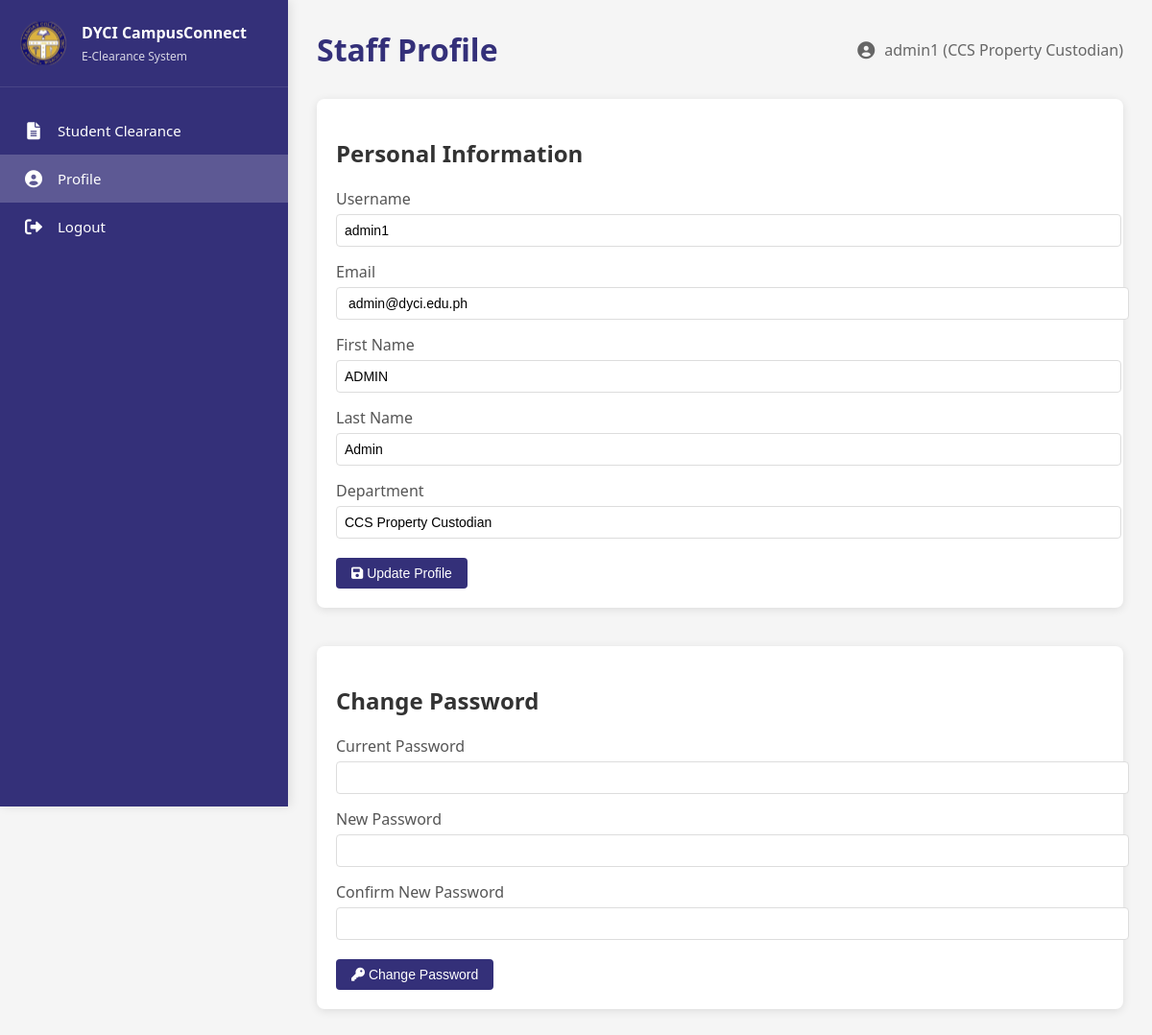
The page /pages/profile.php (signed in) on the database its author committed.
### tables this page shows
CREATE TABLE `staff` (
  `RegistrationNo` varchar(20) DEFAULT NULL,
  `StaffID` int(11) NOT NULL,
  `Username` varchar(50) NOT NULL,
  `Email` varchar(100) NOT NULL,
  `PasswordHash` varchar(255) NOT NULL,
  `LastName` varchar(50) NOT NULL,
  `FirstName` varchar(50) NOT NULL,
  `Mname` varchar(50) DEFAULT NULL,
  `Department` varchar(100) NOT NULL,
  `AccountType` enum('Admin','Staff') NOT NULL,
  `LastLogin` timestamp NULL DEFAULT NULL,
  `IsActive` tinyint(1) DEFAULT 1
);

### pages/profile.php (the view, shortened to what this page needs)
<?php
include '../includes/db_connect.php';
$current_page = basename($_SERVER['PHP_SELF']);
$staff_id = $_SESSION['staff_id'];
$staff_query = "SELECT Username, Email, FirstName, LastName, Department FROM staff WHERE StaffID = ?";
$stmt = $conn->prepare($staff_query);
$stmt->bind_param("i", $staff_id);
$stmt->execute();
$result = $stmt->get_result();
$staff_info = $result->fetch_assoc();
?>
<!DOCTYPE html>
<html lang="en">
<head>
    <link rel="stylesheet" href="https://cdnjs.cloudflare.com/ajax/libs/font-awesome/6.0.0/css/all.min.css">
</head>
<body>
<div class="sidebar">
    <div class="logo-container">
        <img src="../assets/dyci_logo.svg" alt="DYCI Logo" class="logo">
        <div class="logo-text">
            <h2>DYCI CampusConnect</h2>
            <p>E-Clearance System</p>
        </div>
    </div>
    <ul class="sidebar-menu">
        <li <?php echo ($current_page === 'eclearance.php') ? 'class="active"' : ''; ?>><a href="eclearance.php"><i class="fas fa-file-alt icon"></i> Student Clearance</a></li>
        <li <?php echo ($current_page === 'profile.php') ? 'class="active"' : ''; ?>><a href="profile.php"><i class="fas fa-user-circle icon"></i> Profile</a></li>
        <li><a href="logout.php"><i class="fas fa-sign-out-alt icon"></i> Logout</a></li>
    </ul>
    </div>
    <div class="container">
        <div class="header">
            <h1>Staff Profile</h1>
            <div class="user-info">
                <i class="fas fa-user-circle"></i>
                <span><?php echo htmlspecialchars($_SESSION['username']); ?> (<?php echo htmlspecialchars($_SESSION['department']); ?>)</span>
            </div>
        </div>
        <div class="profile-card">
            <h2>Personal Information</h2>
            <form method="POST" action="">
                <div class="form-group">
                    <label for="username">Username</label>
                    <input type="text" id="username" name="username" value="<?php echo htmlspecialchars($staff_info['Username']); ?>" required>
                </div>
                <div class="form-group">
                    <label for="email">Email</label>
                    <input type="email" id="email" name="email" value="<?php echo htmlspecialchars($staff_info['Email']); ?>" required>
                </div>
                <div class="form-group">
                    <label for="first_name">First Name</label>
                    <input type="text" id="first_name" name="first_name" value="<?php echo htmlspecialchars($staff_info['FirstName']); ?>" required>
                </div>
                <div class="form-group">
                    <label for="last_name">Last Name</label>
                    <input type="text" id="last_name" name="last_name" value="<?php echo htmlspecialchars($staff_info['LastName']); ?>" required>
                </div>
                <div class="form-group">
                    <label for="department">Department</label>
                    <input type="text" id="department" name="department" value="<?php echo htmlspecialchars($staff_info['Department']); ?>" required>
                </div>
                <div class="filter-buttons">
                    <button type="submit" name="update_profile" class="btn btn-primary"><i class="fas fa-save"></i> Update Profile</button>
                </div>
            </form>
        </div>
        <div class="profile-card" style="margin-top: 20px;">
            <h2>Change Password</h2>
            <form method="POST" action="">
                <div class="form-group">
                    <label for="current_password">Current Password</label>
                    <input type="password" id="current_password" name="current_password" required>
                </div>
                <div class="form-group">
                    <label for="new_password">New Password</label>
                    <input type="password" id="new_password" name="new_password" required>
                </div>
                <div class="form-group">
                    <label for="confirm_password">Confirm New Password</label>
                    <input type="password" id="confirm_password" name="confirm_password" required>
                </div>
                <div class="filter-buttons">
                    <button type="submit" name="update_password" class="btn btn-primary"><i class="fas fa-key"></i> Change Password</button>
                </div>
            </form>
        </div>
    </div>
</body>
</html>

### pages/profile.php (style rules this page uses)
body { font-family: 'Segoe UI', Tahoma, Geneva, Verdana, sans-serif; margin: 0; padding: 0; background-color: #f5f5f5; color: #333; display: flex; min-height: 100vh; }
.sidebar { width: 300px; background-color: #343079; color: white; height: 100vh; position: fixed; padding: 20px 0; box-shadow: 2px 0 10px rgba(0,0,0,0.1); overflow-y: auto; transition: all 0.3s; }
.logo-container { display: flex; align-items: center; padding: 0 20px 20px; border-bottom: 1px solid rgba(255,255,255,0.1); margin-bottom: 20px; }
.logo { width: 50px; height: 50px; margin-right: 15px; }
.logo-text h2 { font-size: 16px; margin: 0 0 5px 0; font-weight: 600; }
.logo-text p { font-size: 12px; margin: 0; opacity: 0.8; }
.sidebar ul { list-style: none; padding: 0; margin: 0; }
.sidebar li a { display: flex; align-items: center; padding: 15px 25px; color: white; text-decoration: none; transition: all 0.3s; font-size: 15px; }
.sidebar li.active a { background-color: rgba(255,255,255,0.2); }
.sidebar .icon { margin-right: 15px; font-size: 18px; width: 20px; text-align: center; }
.container { flex: 1; margin-left: 300px; padding: 30px; display: flex; flex-direction: column; min-height: 100vh; box-sizing: border-box; overflow-y: auto; }
.header { display: flex; justify-content: space-between; align-items: center; margin-bottom: 30px; }
.header h1 { color: #343079; margin: 0; }
.user-info { display: flex; align-items: center; gap: 10px; color: #666; }
.user-info i { font-size: 18px; }
.form-group { margin-bottom: 15px; }
.form-group label { display: block; margin-bottom: 5px; color: #555; font-weight: 500; }
.form-group select, .form-group input { width: 100%; padding: 8px 12px; border: 1px solid #ddd; border-radius: 4px; font-size: 14px; }
.filter-buttons { display: flex; gap: 10px; margin-top: 20px; }
.btn { padding: 8px 16px; border: none; border-radius: 4px; cursor: pointer; font-size: 14px; font-weight: 500; transition: all 0.3s; }
.btn-primary { background-color: #343079; color: white; }
.form-group label { display: block; margin-bottom: 5px; font-weight: 500; }
.form-group select, .form-group textarea, .form-group input[type="text"] { width: 100%; padding: 8px; border: 1px solid #ddd; border-radius: 4px; font-size: 14px; }
.profile-card { background-color: white; padding: 20px; border-radius: 8px; box-shadow: 0 2px 10px rgba(0,0,0,0.1); margin-bottom: 20px; }
.sidebar-menu { list-style: none; padding: 0; margin: 0; }
.sidebar-menu li a { display: flex; align-items: center; padding: 15px 25px; color: white; text-decoration: none; transition: all 0.3s; font-size: 15px; }
.sidebar-menu li.active a { background-color: rgba(255,255,255,0.2); }
.sidebar-menu .icon { margin-right: 15px; font-size: 18px; width: 20px; text-align: center; }

### rows shown on the page
staff: username "admin1", email "admin@dyci.edu.ph", first_name "ADMIN", last_name "Admin", department "CCS Property Custodian"

### other values the page prints
$_SESSION['username'] "admin1"
$_SESSION['department'] "CCS Property Custodian"
